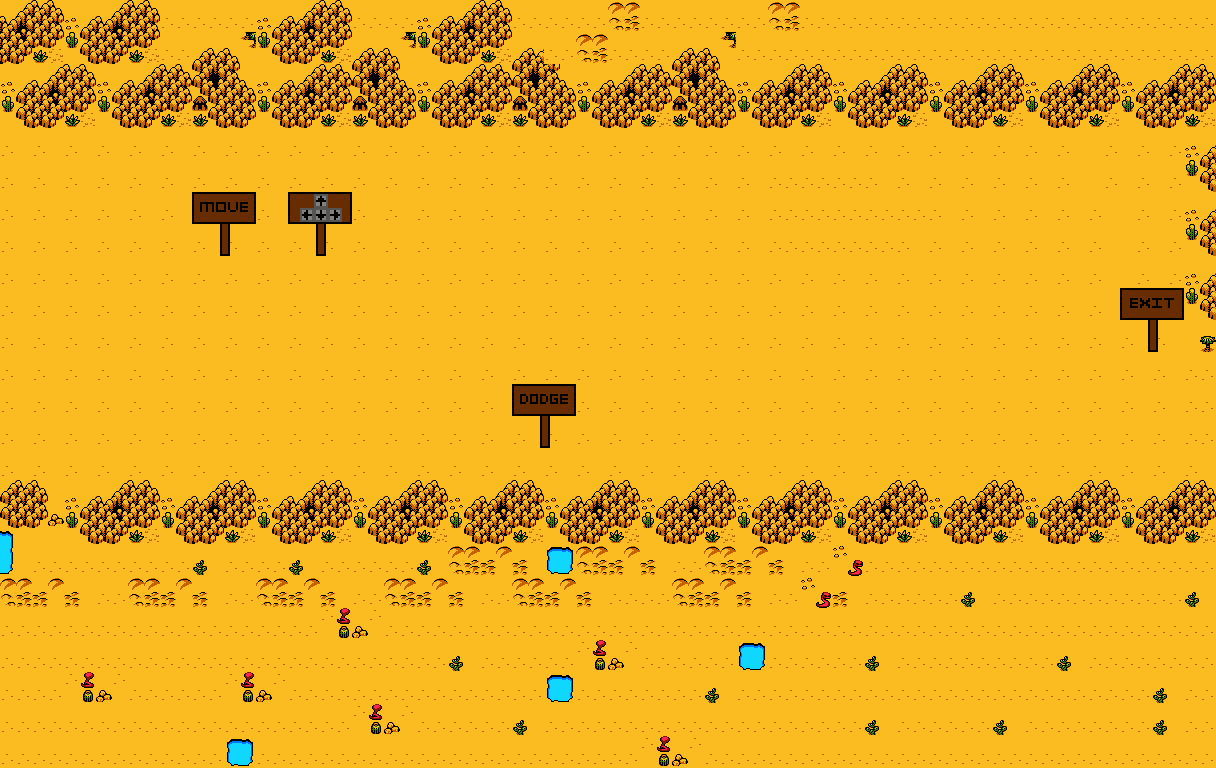

This game map was drawn from its Tiled (.tmx) file and the tilesets committed beside it. A one-line description and the trimmed map source follow:
An orthogonal 38x24 tile map with 32x32 px tiles, 2 tile layers (ground, door), 8 tilesets and 11 objects (end, boulder1, boulder2).

<map version="1.0" orientation="orthogonal" renderorder="right-down" width="38" height="24" tilewidth="32" tileheight="32" nextobjectid="93">
 <properties>
  <property name="containsTreasure" type="bool" value="false" />
  <property name="numOfBoulders" type="int" value="2" />
 </properties>
 <tileset firstgid="1" name="blowharder" tilewidth="32" tileheight="32" tilecount="1102" columns="58">
  <image source="dust map/blowharder.png" width="1856" height="608" />
 </tileset>
 <tileset firstgid="1103" name="Door" tilewidth="32" tileheight="32" tilecount="4" columns="2">
  <image source="dust map/Door.png" width="64" height="64" />
 </tileset>
 <tileset firstgid="1107" name="Signs0" tilewidth="32" tileheight="32" tilecount="4" columns="2">
  <image source="Signs0.png" width="64" height="64" />
 </tileset>
 <tileset firstgid="1111" name="Signs1" tilewidth="32" tileheight="32" tilecount="4" columns="2">
  <image source="Signs1.png" width="64" height="64" />
 </tileset>
 <tileset firstgid="1115" name="Signs2" tilewidth="32" tileheight="32" tilecount="4" columns="2">
  <image source="Signs2.png" width="64" height="64" />
 </tileset>
 <tileset firstgid="1119" name="Signs3" tilewidth="32" tileheight="32" tilecount="4" columns="2">
  <image source="Signs3.png" width="64" height="64" />
 </tileset>
 <tileset firstgid="1123" name="blowharder 3232" tilewidth="32" tileheight="32" tilecount="1102" columns="58">
  <image source="dust map/blowharder.png" width="1856" height="608" />
 </tileset>
 <tileset firstgid="2225" name="blowharder 1616" tilewidth="16" tileheight="16" tilecount="4408" columns="116">
  <image source="dust map/blowharder.png" width="1856" height="608" />
 </tileset>
 <layer name="ground" width="38" height="24">
  <data>[912 cells, 912 non-empty, 31 distinct tile ids]</data>
 </layer>
 <layer name="door" width="38" height="24">
  <data>[912 cells, 18 non-empty, 18 distinct tile ids]</data>
 </layer>
 <objectgroup name="start_end">
  <object id="70" x="66.6667" y="342.667" width="58.6667" height="57.3333">
   <ellipse />
  </object>
  <object id="87" name="end" x="1189.33" y="358.667" width="25.3333" height="117.333" />
 </objectgroup>
 <objectgroup name="collision">
  <object id="80" x="1120" y="290.667" width="64" height="61.3333" />
  <object id="81" x="512" y="384" width="64" height="64" />
  <object id="82" x="192" y="192" width="158.667" height="62.6667" />
  <object id="83" x="0" y="0" width="1216" height="124" />
  <object id="84" x="1184" y="128" width="30.6667" height="220" />
  <object id="85" x="-1.33333" y="478.667" width="1216" height="292" />
  <object id="86" x="-2.66667" y="125.333" width="16" height="356" />
 </objectgroup>
 <objectgroup name="properties">
  <object id="76" name="boulder1" x="688" y="173.333" width="40" height="40">
   <properties>
    <property name="direction" value="down" />
    <property name="distance" value="250" />
    <property name="rotation" value="none" />
    <property name="yoyo" type="bool" value="true" />
   </properties>
  </object>
  <object id="90" name="boulder2" x="899" y="171" width="40" height="40">
   <properties>
    <property name="direction" value="down" />
    <property name="distance" value="300" />
    <property name="rotation" value="none" />
    <property name="yoyo" type="bool" value="true" />
   </properties>
  </object>
 </objectgroup>
</map>
